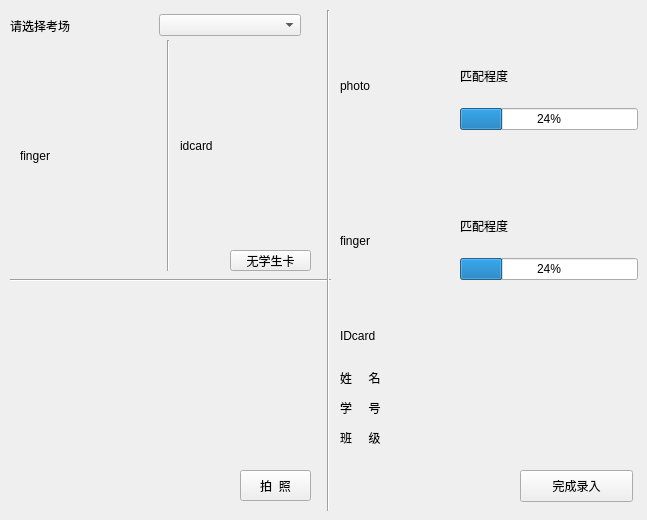
      <widget class="QWidget" name="input_tab">
       <attribute name="title">
        <string>身份比对</string>
       </attribute>
       <widget class="QPushButton" name="ident_fin_buttn">
        <property name="geometry">
         <rect>
          <x>520</x>
          <y>470</y>
          <width>113</width>
          <height>32</height>
         </rect>
        </property>
        <property name="text">
         <string>完成录入</string>
        </property>
       </widget>
       <widget class="QLabel" name="ident_idimg">
        <property name="geometry">
         <rect>
          <x>340</x>
          <y>320</y>
          <width>51</width>
          <height>31</height>
         </rect>
        </property>
        <property name="text">
         <string>IDcard</string>
        </property>
       </widget>
       <widget class="Line" name="line_3">
        <property name="geometry">
         <rect>
          <x>160</x>
          <y>40</y>
          <width>16</width>
          <height>231</height>
         </rect>
        </property>
        <property name="orientation">
         <enum>Qt::Vertical</enum>
        </property>
       </widget>
       <widget class="Line" name="line">
        <property name="geometry">
         <rect>
          <x>10</x>
          <y>270</y>
          <width>321</width>
          <height>20</height>
         </rect>
        </property>
        <property name="orientation">
         <enum>Qt::Horizontal</enum>
        </property>
       </widget>
       <widget class="QLabel" name="ident_id_2">
        <property name="geometry">
         <rect>
          <x>340</x>
          <y>400</y>
          <width>51</width>
          <height>16</height>
         </rect>
        </property>
        <property name="text">
         <string>学     号</string>
        </property>
       </widget>
       <widget class="QLabel" name="ident_fingerimg">
        <property name="geometry">
         <rect>
          <x>340</x>
          <y>180</y>
          <width>91</width>
          <height>121</height>
         </rect>
        </property>
        <property name="text">
         <string>finger</string>
        </property>
       </widget>
       <widget class="QPushButton" name="takphoto_buttn">
        <property name="geometry">
         <rect>
          <x>240</x>
          <y>470</y>
          <width>71</width>
          <height>31</height>
         </rect>
        </property>
        <property name="text">
         <string>拍  照</string>
        </property>
       </widget>
       <widget class="Line" name="line_2">
        <property name="geometry">
         <rect>
          <x>320</x>
          <y>10</y>
          <width>16</width>
          <height>501</height>
         </rect>
        </property>
        <property name="orientation">
         <enum>Qt::Vertical</enum>
        </property>
       </widget>
       <widget class="QLabel" name="showname">
        <property name="geometry">
         <rect>
          <x>440</x>
          <y>370</y>
          <width>151</width>
          <height>16</height>
         </rect>
        </property>
        <property name="text">
         <string/>
        </property>
       </widget>
       <widget class="QLabel" name="showId">
        <property name="geometry">
         <rect>
          <x>440</x>
          <y>400</y>
          <width>151</width>
          <height>16</height>
         </rect>
        </property>
        <property name="text">
         <string/>
        </property>
       </widget>
       <widget class="QLabel" name="ident_idcard">
        <property name="geometry">
         <rect>
          <x>180</x>
          <y>50</y>
          <width>131</width>
          <height>191</height>
         </rect>
        </property>
        <property name="text">
         <string>idcard</string>
        </property>
       </widget>
       <widget class="QLabel" name="ident_name">
        <property name="geometry">
         <rect>
          <x>340</x>
          <y>370</y>
          <width>51</width>
          <height>16</height>
         </rect>
        </property>
        <property name="text">
         <string>姓     名</string>
        </property>
       </widget>
       <widget class="QLabel" name="ident_clas">
        <property name="geometry">
         <rect>
          <x>340</x>
          <y>430</y>
          <width>51</width>
          <height>16</height>
         </rect>
        </property>
        <property name="text">
         <string>班     级</string>
        </property>
       </widget>
       <widget class="QLabel" name="showclass">
        <property name="geometry">
         <rect>
          <x>440</x>
          <y>430</y>
          <width>161</width>
          <height>16</height>
         </rect>
        </property>
        <property name="text">
         <string/>
        </property>
       </widget>
       <widget class="QWidget" name="verticalLayoutWidget_2">
        <property name="geometry">
         <rect>
          <x>40</x>
          <y>300</y>
          <width>251</width>
          <height>161</height>
         </rect>
        </property>
        <layout class="QVBoxLayout" name="camera_Vlayout"/>
       </widget>
       <widget class="QLabel" name="ident_fingers">
        <property name="geometry">
         <rect>
          <x>20</x>
          <y>50</y>
          <width>131</width>
          <height>211</height>
         </rect>
        </property>
        <property name="text">
         <string>finger</string>
        </property>
       </widget>
       <widget class="QLabel" name="ident_photoimg">
        <property name="geometry">
         <rect>
          <x>340</x>
          <y>20</y>
          <width>91</width>
          <height>131</height>
         </rect>
        </property>
        <property name="text">
         <string>photo</string>
        </property>
       </widget>
       <widget class="QWidget" name="verticalLayoutWidget_4">
        <property name="geometry">
         <rect>
          <x>460</x>
          <y>50</y>
          <width>178</width>
          <height>80</height>
         </rect>
        </property>
        <layout class="QVBoxLayout" name="same_Vlayout">
         <item>
          <widget class="QLabel" name="ident_sametext_ph0">
           <property name="text">
            <string>匹配程度</string>
           </property>
          </widget>
         </item>
         <item>
          <widget class="QProgressBar" name="ident_samebar_pho">
           <property name="value">
            <number>24</number>
           </property>
          </widget>
         </item>
        </layout>
       </widget>
       <widget class="QWidget" name="verticalLayoutWidget_5">
        <property name="geometry">
         <rect>
          <x>460</x>
          <y>200</y>
          <width>178</width>
          <height>80</height>
         </rect>
        </property>
        <layout class="QVBoxLayout" name="verticalLayout_5">
         <item>
          <widget class="QLabel" name="ident_sametext_fin">
           <property name="text">
            <string>匹配程度</string>
           </property>
          </widget>
         </item>
         <item>
          <widget class="QProgressBar" name="ident_samebar_fin">
           <property name="value">
            <number>24</number>
           </property>
          </widget>
         </item>
        </layout>
       </widget>
       <widget class="QPushButton" name="identNocard_buttn_2">
        <property name="geometry">
         <rect>
          <x>230</x>
          <y>250</y>
          <width>81</width>
          <height>21</height>
         </rect>
        </property>
        <property name="text">
         <string>无学生卡</string>
        </property>
       </widget>
       <widget class="QWidget" name="horizontalLayoutWidget_3">
        <property name="geometry">
         <rect>
          <x>10</x>
          <y>10</y>
          <width>291</width>
          <height>31</height>
         </rect>
        </property>
        <layout class="QHBoxLayout" name="horizontalLayout_3">
         <item>
          <widget class="QLabel" name="identchoiceexam_label">
           <property name="text">
            <string>请选择考场</string>
           </property>
          </widget>
         </item>
         <item>
          <widget class="QComboBox" name="identchoiceexam_comboBox"/>
         </item>
        </layout>
       </widget>
      </widget>
